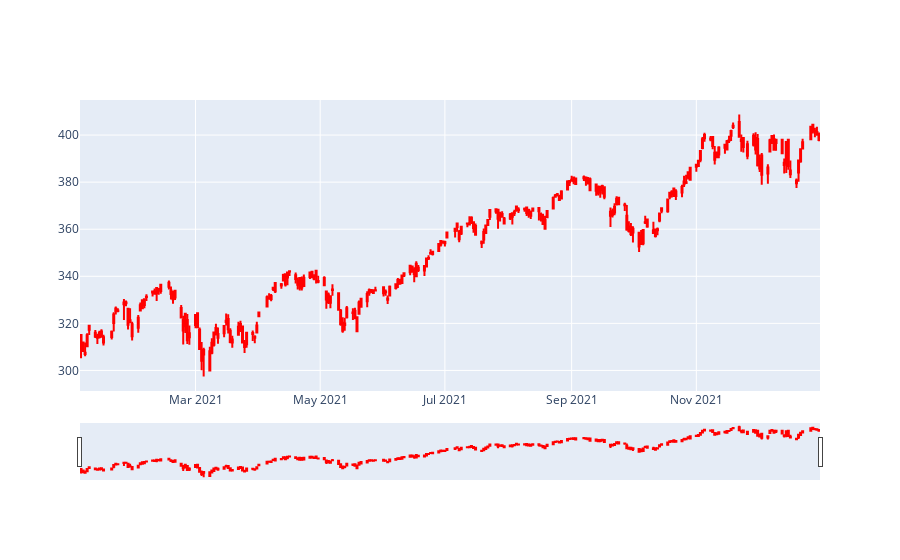

Notebook code for this chart:
### Code cell
figure.show()

### Figure 1 — Plotly figure (JSON) as saved in the notebook; plotly's stock layout.template omitted (floating-point values rounded to 4 significant figures; data arrays with more than 128 entries replaced by an {"elided": "..."} marker saying what was removed)
{"data": [{"close": {"elided": "252 float values"}, "decreasing": {"line": {"color": "red"}}, "high": {"elided": "252 float values"}, "increasing": {"line": {"color": "red"}}, "low": {"elided": "252 float values"}, "open": {"elided": "252 float values"}, "type": "candlestick", "x": {"elided": "252 str values"}}], "layout": {}}
